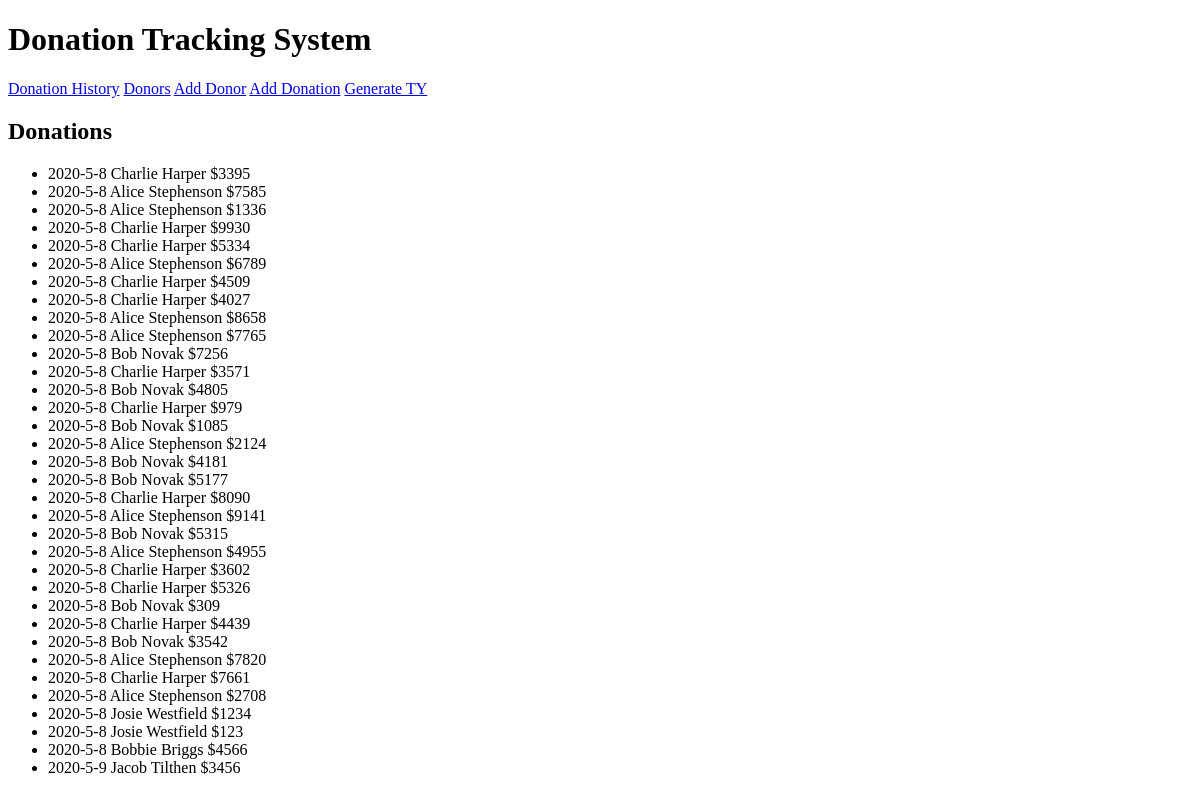
Before: / with the older database file.
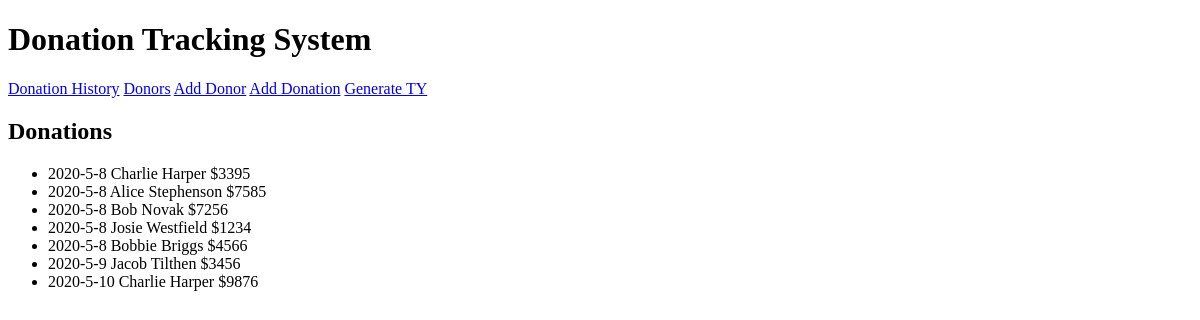
After: the same page with the newer database file.
### model.py (models this page shows)
class Donation(Model):
    value = IntegerField()
    donor = ForeignKeyField(Donor, backref='donations')
    date = DateTimeField(default=datetime.now)
    class Meta:
        database = db

class Donor(Model):
    name = CharField(max_length=255, unique=True)
    email = CharField(max_length=100, null=True, unique=True)
    date_added = DateTimeField(default=datetime.now)
    class Meta:
        database = db

### main.py (the view)
@app.route('/')
def donations():
    donations = Donation.select()
    return render_template('all_donations.jinja2', donations=donations)

### templates/all_donations.jinja2
{% extends 'base.jinja2' %}
{% block subtitle %}Donations{% endblock subtitle %}
{% block content %}
<ul>
    {% for donation in donations %}
        <li>{{ donation.date.year }}-{{ donation.date.month }}-{{ donation.date.day }}
            {{ donation.donor.name }}  ${{ donation.value }}
        </li>
    {% endfor %}
</ul>
{% endblock content %}

Changed rows visible on the page:
removed Donation: date.year "2020", date.month "5", date.day "8", donor.name "Alice Stephenson", value "1336"
removed Donation: date.year "2020", date.month "5", date.day "8", donor.name "Charlie Harper", value "9930"
removed Donation: date.year "2020", date.month "5", date.day "8", donor.name "Charlie Harper", value "5334"
removed Donation: date.year "2020", date.month "5", date.day "8", donor.name "Alice Stephenson", value "6789"
removed Donation: date.year "2020", date.month "5", date.day "8", donor.name "Charlie Harper", value "4509"
removed Donation: date.year "2020", date.month "5", date.day "8", donor.name "Charlie Harper", value "4027"
removed Donation: date.year "2020", date.month "5", date.day "8", donor.name "Alice Stephenson", value "8658"
removed Donation: date.year "2020", date.month "5", date.day "8", donor.name "Alice Stephenson", value "7765"
removed Donation: date.year "2020", date.month "5", date.day "8", donor.name "Charlie Harper", value "3571"
removed Donation: date.year "2020", date.month "5", date.day "8", donor.name "Bob Novak", value "4805"
removed Donation: date.year "2020", date.month "5", date.day "8", donor.name "Charlie Harper", value "979"
removed Donation: date.year "2020", date.month "5", date.day "8", donor.name "Bob Novak", value "1085"
removed Donation: date.year "2020", date.month "5", date.day "8", donor.name "Alice Stephenson", value "2124"
removed Donation: date.year "2020", date.month "5", date.day "8", donor.name "Bob Novak", value "4181"
removed Donation: date.year "2020", date.month "5", date.day "8", donor.name "Bob Novak", value "5177"
removed Donation: date.year "2020", date.month "5", date.day "8", donor.name "Charlie Harper", value "8090"
removed Donation: date.year "2020", date.month "5", date.day "8", donor.name "Alice Stephenson", value "9141"
removed Donation: date.year "2020", date.month "5", date.day "8", donor.name "Bob Novak", value "5315"
removed Donation: date.year "2020", date.month "5", date.day "8", donor.name "Alice Stephenson", value "4955"
removed Donation: date.year "2020", date.month "5", date.day "8", donor.name "Charlie Harper", value "3602"
removed Donation: date.year "2020", date.month "5", date.day "8", donor.name "Charlie Harper", value "5326"
removed Donation: date.year "2020", date.month "5", date.day "8", donor.name "Bob Novak", value "309"
removed Donation: date.year "2020", date.month "5", date.day "8", donor.name "Charlie Harper", value "4439"
removed Donation: date.year "2020", date.month "5", date.day "8", donor.name "Bob Novak", value "3542"
removed Donation: date.year "2020", date.month "5", date.day "8", donor.name "Alice Stephenson", value "7820"
removed Donation: date.year "2020", date.month "5", date.day "8", donor.name "Charlie Harper", value "7661"
removed Donation: date.year "2020", date.month "5", date.day "8", donor.name "Alice Stephenson", value "2708"
removed Donation: date.year "2020", date.month "5", date.day "8", donor.name "Josie Westfield", value "123"
added Donation: date.year "2020", date.month "5", date.day "10", donor.name "Charlie Harper", value "9876"
